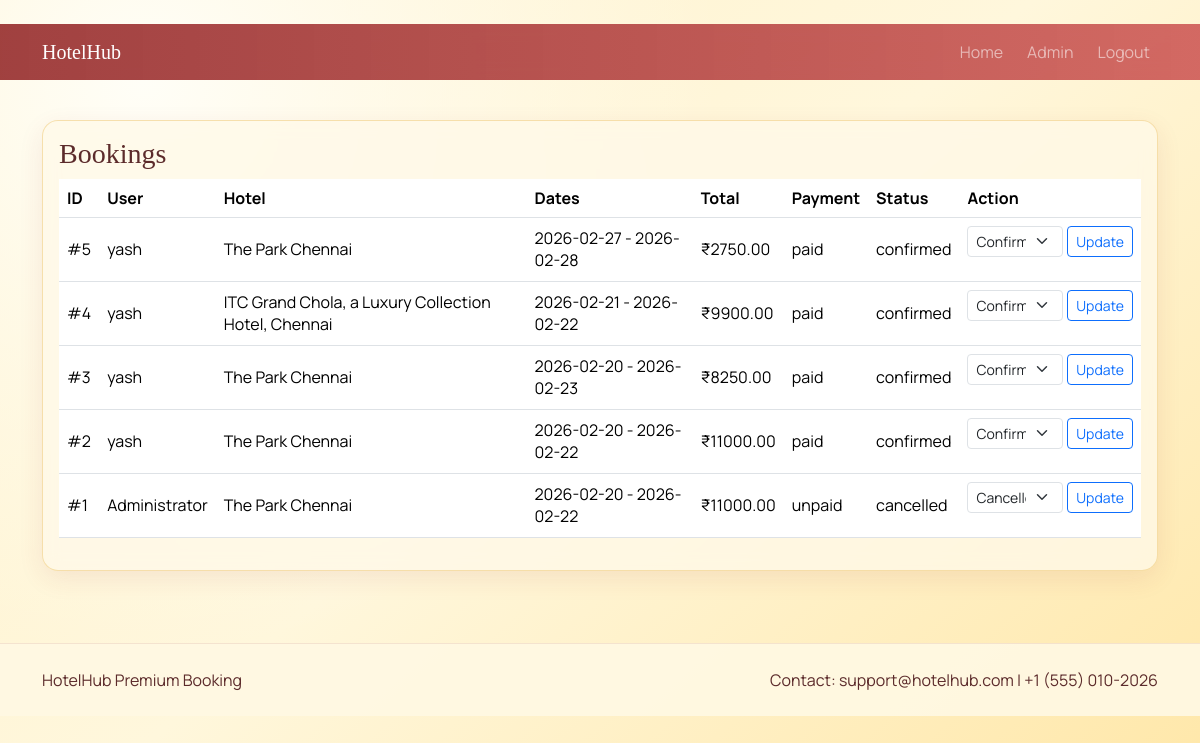
Screenshot of /admin/bookings (signed in) with the database file from the repository.
### models.py (models this page shows, shortened)
class Booking(db.Model):
    __tablename__ = 'bookings'
    id = db.Column(db.Integer, primary_key=True)
    user_id = db.Column(db.Integer, db.ForeignKey('users.id'), nullable=False)
    hotel_id = db.Column(db.Integer, db.ForeignKey('hotels.id'), nullable=False)
    room_id = db.Column(db.Integer, db.ForeignKey('rooms.id'), nullable=False)
    check_in = db.Column(db.Date, nullable=False)
    check_out = db.Column(db.Date, nullable=False)
    nights = db.Column(db.Integer, nullable=False)
    total_price = db.Column(db.Float, nullable=False)
    status = db.Column(db.String(30), default='pending')
    payment_status = db.Column(db.String(30), default='unpaid')
    created_at = db.Column(db.DateTime, default=datetime.utcnow)
    payments = db.relationship('Payment', backref='booking', lazy=True, cascade='all, delete-orphan')

class User(UserMixin, db.Model):
    __tablename__ = 'users'
    id = db.Column(db.Integer, primary_key=True)
    name = db.Column(db.String(120), nullable=False)
    email = db.Column(db.String(120), unique=True, nullable=False)
    password_hash = db.Column(db.String(255), nullable=False)
    role = db.Column(db.String(20), default='user', nullable=False)
    phone = db.Column(db.String(30), default='')
    created_at = db.Column(db.DateTime, default=datetime.utcnow)
    bookings = db.relationship('Booking', backref='user', lazy=True, cascade='all, delete-orphan')

class Hotel(db.Model):
    __tablename__ = 'hotels'
    id = db.Column(db.Integer, primary_key=True)
    name = db.Column(db.String(200), nullable=False)
    description = db.Column(db.Text, nullable=False)
    location = db.Column(db.String(120), nullable=False)
    address = db.Column(db.String(255), nullable=False)
    amenities = db.Column(db.Text, default='')
    price_per_night = db.Column(db.Float, nullable=False)
    rating = db.Column(db.Float, default=4.0)
    image_filename = db.Column(db.String(255), default='default-hotel.jpg')
    created_at = db.Column(db.DateTime, default=datetime.utcnow)
    rooms = db.relationship('Room', backref='hotel', lazy=True, cascade='all, delete-orphan')
    bookings = db.relationship('Booking', backref='hotel', lazy=True, cascade='all, delete-orphan')

### routes.py (the view)
    @app.route('/admin/bookings')
    @login_required
    @admin_required
    def admin_bookings():
        bookings = Booking.query.order_by(Booking.created_at.desc()).all()
        return render_template('admin_bookings.html', bookings=bookings)

### app.py (called while the page is built)
def create_app():
    app = Flask(__name__)
    app.config['SECRET_KEY'] = 'change-this-in-production'
    app.config['SQLALCHEMY_DATABASE_URI'] = 'sqlite:///database.db'
    app.config['SQLALCHEMY_TRACK_MODIFICATIONS'] = False
    app.config['UPLOAD_FOLDER'] = 'static/images/hotels'
    app.config['MAX_CONTENT_LENGTH'] = 5 * 1024 * 1024
    db.init_app(app)
    login_manager = LoginManager()
    login_manager.login_view = 'login'
    login_manager.init_app(app)
    @login_manager.user_loader
    def load_user(user_id):
        return User.query.get(int(user_id))
    init_routes(app)
    with app.app_context():
        db.create_all()
        User.bootstrap_admin()
    return app

### routes.py (called while the page is built)
def admin_required(func):
    @wraps(func)
    def wrapper(*args, **kwargs):
        if not current_user.is_authenticated or current_user.role != 'admin':
            flash('Admin access required.', 'danger')
            return redirect(url_for('index'))
        return func(*args, **kwargs)
    return wrapper

### templates/admin_bookings.html (shortened to what this page needs)
﻿{% extends 'base.html' %}
{% block content %}
<div class="container py-4">
    <div class="glass-card p-3">
        <h3 class="brand-font">Bookings</h3>
        <div class="table-responsive">
            <table class="table align-middle">
                <thead><tr><th>ID</th><th>User</th><th>Hotel</th><th>Dates</th><th>Total</th><th>Payment</th><th>Status</th><th>Action</th></tr></thead>
                <tbody>
                    {% for booking in bookings %}
                    <tr>
                        <td>#{{ booking.id }}</td>
                        <td>{{ booking.user.name }}</td>
                        <td>{{ booking.hotel.name }}</td>
                        <td>{{ booking.check_in }} - {{ booking.check_out }}</td>
                        <td>₹{{ '%.2f'|format(booking.total_price) }}</td>
                        <td>{{ booking.payment_status }}</td>
                        <td>{{ booking.status }}</td>
                        <td>
                            <form method="post" action="{{ url_for('admin_update_booking_status', booking_id=booking.id) }}" class="d-flex gap-1">
                                <select class="form-select form-select-sm" name="status">
                                    <option value="confirmed" {% if booking.status == 'confirmed' %}selected{% endif %}>Confirmed</option>
                                    <option value="cancelled" {% if booking.status == 'cancelled' %}selected{% endif %}>Cancelled</option>
                                </select>
                                <button class="btn btn-sm btn-outline-primary" type="submit">Update</button>
                            </form>
                        </td>
                    </tr>
                    {% endfor %}
                </tbody>
            </table>
        </div>
    </div>
</div>
{% endblock %}

### static/css/style.css (style rules this page uses)
:root { --bg-one: #fff7dc; --bg-two: #ffe7a8; --bg-three: #fff2cc; --ink: #5c2b2b; --accent: #c94a4a; --accent-two: #e6b64a; }
* { box-sizing: border-box; }
body { font-family: 'Manrope', sans-serif; color: var(--ink); min-height: 100vh; background: radial-gradient(circle at 12% 10%, #fffef7 0%, rgba(255, 254, 247, 0) 45%), linear-gradient(140deg, var(--bg-three) 0%, var(--bg-one) 48%, var(--bg-two) 100%); }
.brand-font { font-family: 'Playfair Display', serif; }
.glass-card { border: 1px solid rgba(230, 182, 74, .38); background: rgba(255, 249, 232, .78); border-radius: 16px; box-shadow: 0 8px 26px rgba(150, 44, 44, .09); backdrop-filter: blur(8px); }

### rows the page displays
Booking: id "5", user.name "yash", hotel.name "The Park Chennai", check_in "2026-02-27", check_out "2026-02-28", total_price "2750.00", payment_status "paid", status "confirmed", status "Confirmed"
Booking: id "4", user.name "yash", hotel.name "ITC Grand Chola, a Luxury Collection Hotel, Chennai", check_in "2026-02-21", check_out "2026-02-22", total_price "9900.00", payment_status "paid", status "confirmed", status "Confirmed"
Booking: id "3", user.name "yash", hotel.name "The Park Chennai", check_in "2026-02-20", check_out "2026-02-23", total_price "8250.00", payment_status "paid", status "confirmed", status "Confirmed"
Booking: id "2", user.name "yash", hotel.name "The Park Chennai", check_in "2026-02-20", check_out "2026-02-22", total_price "11000.00", payment_status "paid", status "confirmed", status "Confirmed"
Booking: id "1", user.name "Administrator", hotel.name "The Park Chennai", check_in "2026-02-20", check_out "2026-02-22", total_price "11000.00", payment_status "unpaid", status "cancelled", status "Cancelled"
